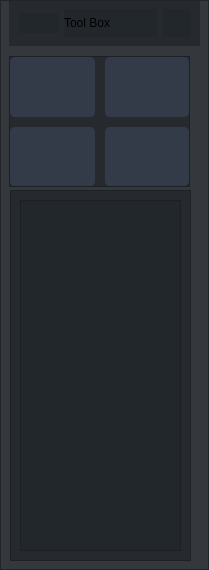
                 <widget class="QFrame" name="rightToolBox">
                  <property name="enabled">
                   <bool>true</bool>
                  </property>
                  <property name="sizePolicy">
                   <sizepolicy hsizetype="Minimum" vsizetype="Preferred">
                    <horstretch>0</horstretch>
                    <verstretch>0</verstretch>
                   </sizepolicy>
                  </property>
                  <property name="minimumSize">
                   <size>
                    <width>200</width>
                    <height>0</height>
                   </size>
                  </property>
                  <property name="sizeIncrement">
                   <size>
                    <width>0</width>
                    <height>0</height>
                   </size>
                  </property>
                  <property name="styleSheet">
                   <string notr="true">background-color: rgba(33, 37, 43, 180)</string>
                  </property>
                  <property name="frameShape">
                   <enum>QFrame::StyledPanel</enum>
                  </property>
                  <property name="frameShadow">
                   <enum>QFrame::Raised</enum>
                  </property>
                  <widget class="QFrame" name="topBarRightToolBox">
                   <property name="geometry">
                    <rect>
                     <x>9</x>
                     <y>0</y>
                     <width>191</width>
                     <height>46</height>
                    </rect>
                   </property>
                   <property name="sizePolicy">
                    <sizepolicy hsizetype="Expanding" vsizetype="Preferred">
                     <horstretch>0</horstretch>
                     <verstretch>0</verstretch>
                    </sizepolicy>
                   </property>
                   <property name="maximumSize">
                    <size>
                     <width>16777215</width>
                     <height>50</height>
                    </size>
                   </property>
                   <property name="styleSheet">
                    <string notr="true">background-color: rgba(33, 37, 43, 180)</string>
                   </property>
                   <property name="frameShape">
                    <enum>QFrame::NoFrame</enum>
                   </property>
                   <property name="frameShadow">
                    <enum>QFrame::Raised</enum>
                   </property>
                   <layout class="QHBoxLayout" name="horizontalLayout_8">
                    <item>
                     <widget class="QFrame" name="extraIcon_5">
                      <property name="sizePolicy">
                       <sizepolicy hsizetype="Minimum" vsizetype="Preferred">
                        <horstretch>0</horstretch>
                        <verstretch>0</verstretch>
                       </sizepolicy>
                      </property>
                      <property name="minimumSize">
                       <size>
                        <width>0</width>
                        <height>0</height>
                       </size>
                      </property>
                      <property name="maximumSize">
                       <size>
                        <width>40</width>
                        <height>20</height>
                       </size>
                      </property>
                      <property name="styleSheet">
                       <string notr="true">background-position: center;
	background-repeat: no-repeat;
	background-image: url(:/icons/images/icons/icon-tool.png);</string>
                      </property>
                      <property name="frameShape">
                       <enum>QFrame::NoFrame</enum>
                      </property>
                      <property name="frameShadow">
                       <enum>QFrame::Raised</enum>
                      </property>
                     </widget>
                    </item>
                    <item>
                     <widget class="QLabel" name="extraLabel_5">
                      <property name="sizePolicy">
                       <sizepolicy hsizetype="Minimum" vsizetype="Preferred">
                        <horstretch>0</horstretch>
                        <verstretch>0</verstretch>
                       </sizepolicy>
                      </property>
                      <property name="minimumSize">
                       <size>
                        <width>0</width>
                        <height>0</height>
                       </size>
                      </property>
                      <property name="text">
                       <string>Tool Box</string>
                      </property>
                     </widget>
                    </item>
                    <item>
                     <widget class="QPushButton" name="extraCloseColumnBtn_5">
                      <property name="sizePolicy">
                       <sizepolicy hsizetype="Minimum" vsizetype="Minimum">
                        <horstretch>0</horstretch>
                        <verstretch>0</verstretch>
                       </sizepolicy>
                      </property>
                      <property name="minimumSize">
                       <size>
                        <width>0</width>
                        <height>28</height>
                       </size>
                      </property>
                      <property name="maximumSize">
                       <size>
                        <width>28</width>
                        <height>28</height>
                       </size>
                      </property>
                      <property name="cursor">
                       <cursorShape>PointingHandCursor</cursorShape>
                      </property>
                      <property name="toolTip">
                       <string>Close left box</string>
                      </property>
                      <property name="styleSheet">
                       <string notr="true">border: none</string>
                      </property>
                      <property name="text">
                       <string/>
                      </property>
                      <property name="icon">
                       <iconset resource="../resources.qrc">
                        <normaloff>:/icons/images/icons/icon_close.png</normaloff>:/icons/images/icons/icon_close.png</iconset>
                      </property>
                      <property name="iconSize">
                       <size>
                        <width>20</width>
                        <height>20</height>
                       </size>
                      </property>
                     </widget>
                    </item>
                   </layout>
                  </widget>
                  <widget class="QFrame" name="toolBoxButtonFrame">
                   <property name="geometry">
                    <rect>
                     <x>9</x>
                     <y>56</y>
                     <width>181</width>
                     <height>131</height>
                    </rect>
                   </property>
                   <property name="sizePolicy">
                    <sizepolicy hsizetype="Expanding" vsizetype="Minimum">
                     <horstretch>0</horstretch>
                     <verstretch>0</verstretch>
                    </sizepolicy>
                   </property>
                   <property name="frameShape">
                    <enum>QFrame::StyledPanel</enum>
                   </property>
                   <property name="frameShadow">
                    <enum>QFrame::Raised</enum>
                   </property>
                   <layout class="QGridLayout" name="gridLayout_3">
                    <property name="leftMargin">
                     <number>0</number>
                    </property>
                    <property name="topMargin">
                     <number>0</number>
                    </property>
                    <property name="rightMargin">
                     <number>0</number>
                    </property>
                    <property name="bottomMargin">
                     <number>0</number>
                    </property>
                    <property name="spacing">
                     <number>10</number>
                    </property>
                    <item row="0" column="0">
                     <widget class="QPushButton" name="brushButton">
                      <property name="sizePolicy">
                       <sizepolicy hsizetype="Minimum" vsizetype="Minimum">
                        <horstretch>0</horstretch>
                        <verstretch>0</verstretch>
                       </sizepolicy>
                      </property>
                      <property name="minimumSize">
                       <size>
                        <width>0</width>
                        <height>30</height>
                       </size>
                      </property>
                      <property name="font">
                       <font>
                        <family>Segoe UI</family>
                        <pointsize>10</pointsize>
                        <italic>false</italic>
                        <bold>false</bold>
                       </font>
                      </property>
                      <property name="cursor">
                       <cursorShape>PointingHandCursor</cursorShape>
                      </property>
                      <property name="styleSheet">
                       <string notr="true">.QPushButton { background-color: rgb(52, 59, 72); border: none;  border-radius: 5px; }
.QPushButton:hover { background-color: rgb(44, 49, 57); border-style: solid; border-radius: 4px; }
.QPushButton:pressed { background-color: rgb(23, 26, 30); border-style: solid; border-radius: 4px; }
</string>
                      </property>
                      <property name="text">
                       <string/>
                      </property>
                      <property name="icon">
                       <iconset resource="../resources.qrc">
                        <normaloff>:/icons/images/icons/icon-brush.png</normaloff>:/icons/images/icons/icon-brush.png</iconset>
                      </property>
                     </widget>
                    </item>
                    <item row="0" column="1">
                     <widget class="QPushButton" name="grabCutButton">
                      <property name="sizePolicy">
                       <sizepolicy hsizetype="Minimum" vsizetype="Minimum">
                        <horstretch>0</horstretch>
                        <verstretch>0</verstretch>
                       </sizepolicy>
                      </property>
                      <property name="minimumSize">
                       <size>
                        <width>0</width>
                        <height>30</height>
                       </size>
                      </property>
                      <property name="font">
                       <font>
                        <family>Segoe UI</family>
                        <pointsize>10</pointsize>
                        <italic>false</italic>
                        <bold>false</bold>
                       </font>
                      </property>
                      <property name="cursor">
                       <cursorShape>PointingHandCursor</cursorShape>
                      </property>
                      <property name="styleSheet">
                       <string notr="true">.QPushButton { background-color: rgb(52, 59, 72); border: none;  border-radius: 5px; }
.QPushButton:hover { background-color: rgb(44, 49, 57); border-style: solid; border-radius: 4px; }
.QPushButton:pressed { background-color: rgb(23, 26, 30); border-style: solid; border-radius: 4px; }
</string>
                      </property>
                      <property name="text">
                       <string/>
                      </property>
                      <property name="icon">
                       <iconset resource="../resources.qrc">
                        <normaloff>:/icons/images/icons/icon-eraser.png</normaloff>:/icons/images/icons/icon-eraser.png</iconset>
                      </property>
                     </widget>
                    </item>
                    <item row="1" column="0">
                     <widget class="QPushButton" name="autoLabelButton">
                      <property name="sizePolicy">
                       <sizepolicy hsizetype="Minimum" vsizetype="Minimum">
                        <horstretch>0</horstretch>
                        <verstretch>0</verstretch>
                       </sizepolicy>
                      </property>
                      <property name="minimumSize">
                       <size>
                        <width>0</width>
                        <height>30</height>
                       </size>
                      </property>
                      <property name="font">
                       <font>
                        <family>Segoe UI</family>
                        <pointsize>10</pointsize>
                        <italic>false</italic>
                        <bold>false</bold>
                       </font>
                      </property>
                      <property name="cursor">
                       <cursorShape>PointingHandCursor</cursorShape>
                      </property>
                      <property name="styleSheet">
                       <string notr="true">.QPushButton { background-color: rgb(52, 59, 72); border: none;  border-radius: 5px; }
.QPushButton:hover { background-color: rgb(44, 49, 57); border-style: solid; border-radius: 4px; }
.QPushButton:pressed { background-color: rgb(23, 26, 30); border-style: solid; border-radius: 4px; }
</string>
                      </property>
                      <property name="text">
                       <string/>
                      </property>
                      <property name="icon">
                       <iconset resource="../resources.qrc">
                        <normaloff>:/icons/images/icons/icon-ai.png</normaloff>:/icons/images/icons/icon-ai.png</iconset>
                      </property>
                     </widget>
                    </item>
                    <item row="1" column="1">
                     <widget class="QPushButton" name="enhancementButton">
                      <property name="sizePolicy">
                       <sizepolicy hsizetype="Minimum" vsizetype="Minimum">
                        <horstretch>0</horstretch>
                        <verstretch>0</verstretch>
                       </sizepolicy>
                      </property>
                      <property name="minimumSize">
                       <size>
                        <width>0</width>
                        <height>30</height>
                       </size>
                      </property>
                      <property name="font">
                       <font>
                        <family>Segoe UI</family>
                        <pointsize>10</pointsize>
                        <italic>false</italic>
                        <bold>false</bold>
                       </font>
                      </property>
                      <property name="cursor">
                       <cursorShape>PointingHandCursor</cursorShape>
                      </property>
                      <property name="styleSheet">
                       <string notr="true">.QPushButton { background-color: rgb(52, 59, 72); border: none;  border-radius: 5px; }
.QPushButton:hover { background-color: rgb(44, 49, 57); border-style: solid; border-radius: 4px; }
.QPushButton:pressed { background-color: rgb(23, 26, 30); border-style: solid; border-radius: 4px; }
</string>
                      </property>
                      <property name="text">
                       <string/>
                      </property>
                      <property name="icon">
                       <iconset resource="../resources.qrc">
                        <normaloff>:/icons/images/icons/icon-enhancement.png</normaloff>:/icons/images/icons/icon-enhancement.png</iconset>
                      </property>
                     </widget>
                    </item>
                   </layout>
                  </widget>
                  <widget class="QFrame" name="frame_2">
                   <property name="geometry">
                    <rect>
                     <x>10</x>
                     <y>190</y>
                     <width>181</width>
                     <height>371</height>
                    </rect>
                   </property>
                   <property name="sizePolicy">
                    <sizepolicy hsizetype="Expanding" vsizetype="Minimum">
                     <horstretch>0</horstretch>
                     <verstretch>0</verstretch>
                    </sizepolicy>
                   </property>
                   <property name="minimumSize">
                    <size>
                     <width>0</width>
                     <height>371</height>
                    </size>
                   </property>
                   <property name="frameShape">
                    <enum>QFrame::StyledPanel</enum>
                   </property>
                   <property name="frameShadow">
                    <enum>QFrame::Raised</enum>
                   </property>
                   <layout class="QHBoxLayout" name="horizontalLayout_13">
                    <item>
                     <widget class="QListWidget" name="classList"/>
                    </item>
                   </layout>
                  </widget>
                 </widget>
